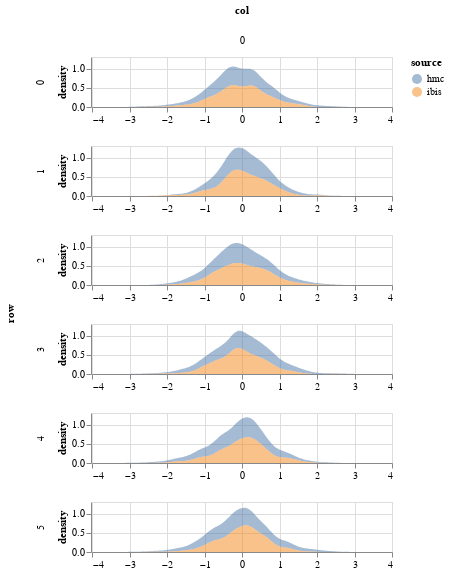

The notebook cell saved with this chart:
### Code cell
param = 'beta'
df = get_post_df(ps[param].reshape(1000,1,6,1)) 
df['source'] = 'hmc'
df2 = get_post_df(particles.particles[param])
df2['source'] = 'ibis'
plot_density(pd.concat([df,df2])) 
# &\
# plot_correlations(ibis['jitter_corrs'][param], height = 150)

### Figure 1 — Vega-Lite specification as saved in the notebook (floating-point values rounded to 4 significant figures; data arrays with more than 128 entries replaced by an {"elided": "..."} marker saying what was removed)
{"config": {"view": {"continuousWidth": 400, "continuousHeight": 300}}, "data": {"name": "data-fa1ab380f4f4e9e5e8b7ef35a126370a"}, "mark": {"type": "area", "opacity": 0.5}, "encoding": {"color": {"type": "nominal", "field": "source"}, "column": {"type": "quantitative", "field": "col"}, "row": {"type": "quantitative", "field": "row"}, "x": {"type": "quantitative", "field": "value", "title": null}, "y": {"type": "quantitative", "field": "density"}}, "height": 50, "resolve": {"scale": {"x": "independent"}}, "transform": [{"fold": ["value"]}, {"density": "value", "groupby": ["cn", "row", "col", "source"]}], "width": 300, "$schema": "https://vega.github.io/schema/vega-lite/v4.8.1.json", "datasets": {"data-fa1ab380f4f4e9e5e8b7ef35a126370a": {"elided": "12000 records"}}}
